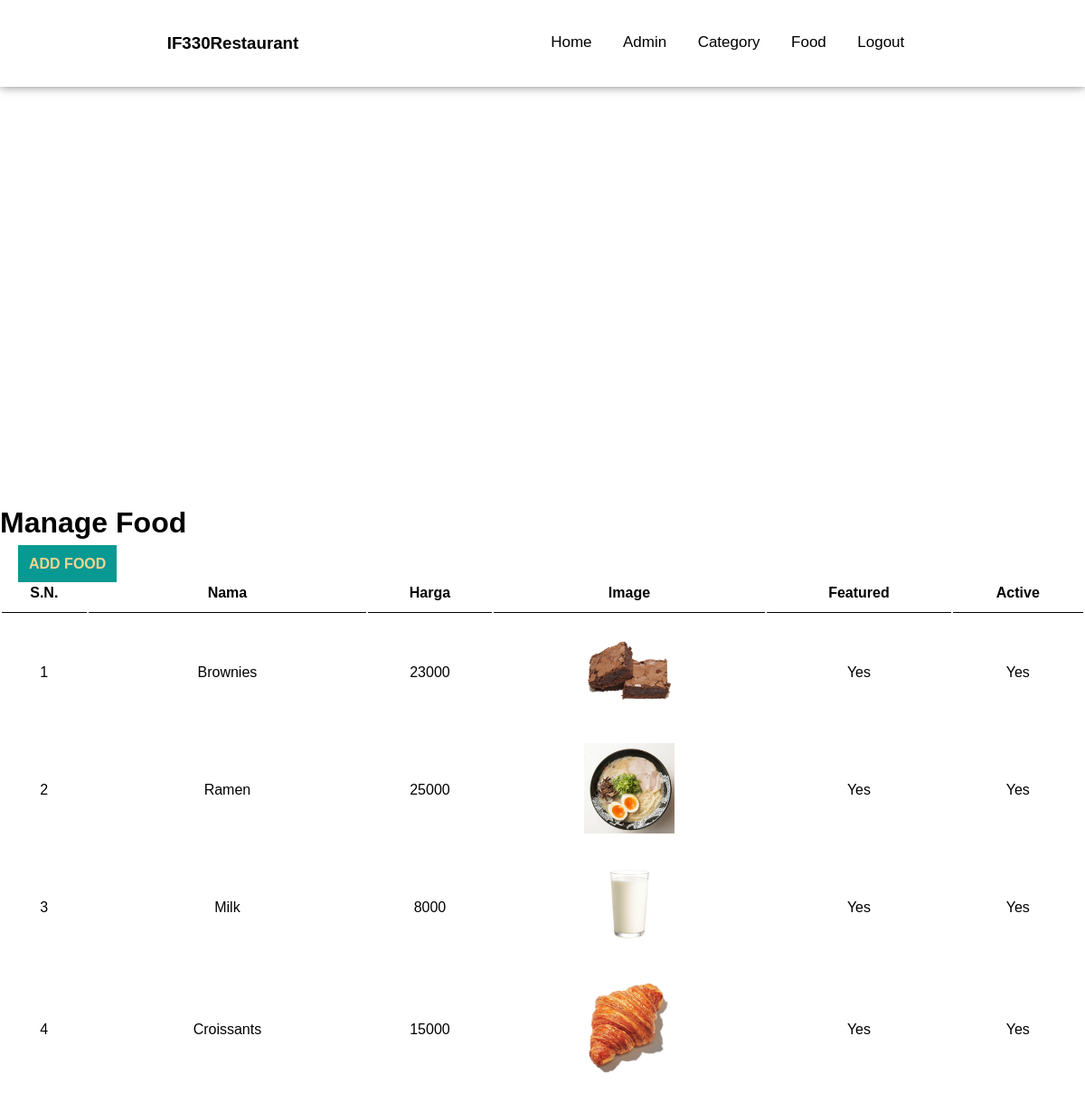
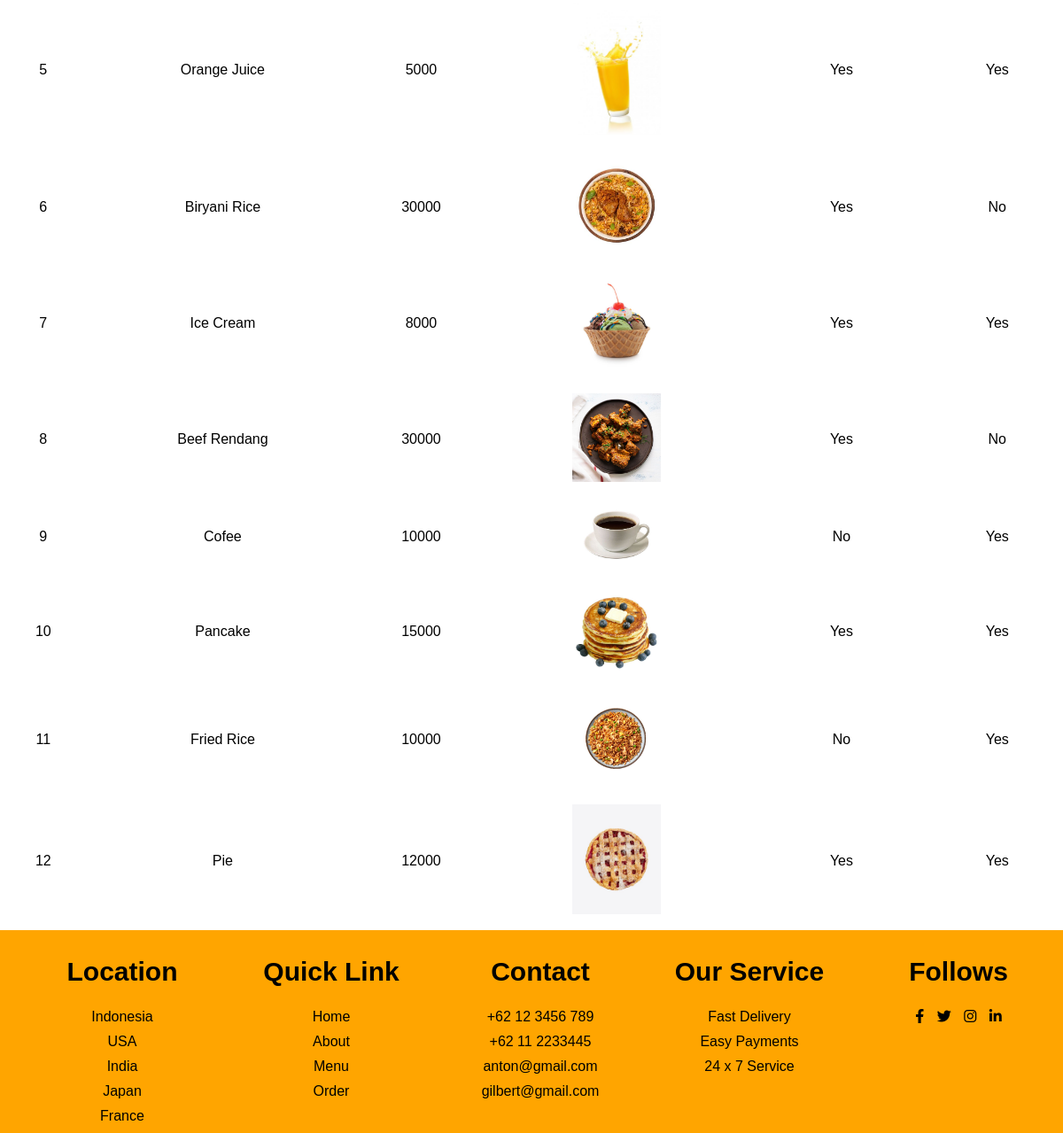
Page /ADMIN/manage_food.php (signed in) on the committed database (2 pictures, top to bottom).
### tables this page shows
CREATE TABLE `menu` (
  `id_menu` int(10) NOT NULL,
  `nama` varchar(30) DEFAULT NULL,
  `harga` decimal(10,0) DEFAULT NULL,
  `deskripsi` varchar(30) DEFAULT NULL,
  `gambar` varchar(255) DEFAULT NULL,
  `id_kategori` int(10) UNSIGNED DEFAULT NULL,
  `featured` varchar(10) NOT NULL,
  `active` varchar(10) NOT NULL
);

### ADMIN/manage_food.php (the view, shortened to what this page needs)
<?php include 'admin_header.php';?>
<body>
     <div class="main-content">
        <div class="wrapper">
            <h1>Manage Food</h1>
            <br />
            <a href="../ADMIN/add-food.php" class="btn-primary">ADD FOOD</a>
            <br />
            <table class="tbl-full">
                <tr>
                    <th>S.N.</th>
                    <th>Nama</th>
                    <th>Harga</th>
                    <th>Image</th>
                    <th>Featured</th>
                    <th>Active</th>
                </tr>
                <?php
                $sql = "SELECT * FROM menu";
                $res = mysqli_query($conn, $sql);
                $count = mysqli_num_rows($res);
                $sn=1;
                if($count>0)
                {
                    while ($row=mysqli_fetch_assoc($res))
                    {
                      $nama = $row['nama'];
                      $harga = $row['harga'];
                      $image_name = $row['gambar'];
                      $featured = $row['featured'];
                      $active = $row['active'];
                      ?>
                        <tr>
                            <td><?php echo $sn++;?></td>
                            <td><?php echo $nama;?></td>
                            <td><?php echo $harga;?></td>
                            <td><?php
                                    if($image_name!=="")
                                    {
                                        ?>
                                            <img src="<?php echo SITEURL;?>/images/Food/<?php echo $image_name?>" width="100px">
                                        <?php
                                    }else{
                                        echo "Image Not Added";
                                    }
                            ?></td>
                            <td><?php echo $featured;?></td>
                            <td><?php echo $active;?></td>
                        </tr>
                      <?php
                    }
                }else{
                    echo "<tr><td colspan='7' class='error'>Food Not Added Yet</td></tr>";
                }
                ?>
            </table>
        </div>
     </div>
</body>
<?php include '../HTML/Footer.php'; ?>

### ADMIN/admin_header.php (shortened to what this page needs)
<!DOCTYPE html>
<html lang="en">
<head>
    <link rel="stylesheet" href="../CSS/home.css">
    <link rel="stylesheet" href="https://cdnjs.cloudflare.com/ajax/libs/font-awesome/6.1.1/css/all.min.css" />
</head>
<body>
    <section id="Home">
        <nav>
            <div class="logo">
                <h1>IF330Restaurant</h1>
            </div>
            <ul>
                <li><a href="../HTML/Home.php">Home</a></li>
                <li><a href="manage_admin.php">Admin</a></li>
                <li><a href="manage_category.php">Category</a></li>
                <li><a href="manage_food.php">Food</a></li>
                <li><a href="logout_admin.php">Logout</a></li>
            </ul>
        </nav>
    </section>
</body>
</html>

### HTML/Footer.php (shortened to what this page needs)
<!DOCTYPE html>
<html lang="en">
<head>
    <link rel="stylesheet" href="../CSS/home.css">
    <link rel="stylesheet" href="https://cdnjs.cloudflare.com/ajax/libs/font-awesome/6.1.1/css/all.min.css" />
</head>
<body>
        <footer>
            <div class="footer_main">
                <div class="footer_tag">
                    <h2>Location</h2>
                    <p>Indonesia</p>
                    <p>USA</p>
                    <p>India</p>
                    <p>Japan</p>
                    <p>France</p>
                </div>
                <div class="footer_tag">
                    <h2>Quick Link</h2>
                    <p>Home</p>
                    <p>About</p>
                    <p>Menu</p>
                    <p>Order</p>
                </div>
                <div class="footer_tag">
                    <h2>Contact</h2>
                    <p>+62 12 3456 789</p>
                    <p>+62 11 2233445</p>
                    <p>anton@gmail.com</p>
                    <p>gilbert@gmail.com</p>
                </div>
                <div class="footer_tag">
                    <h2>Our Service</h2>
                    <p>Fast Delivery</p>
                    <p>Easy Payments</p>
                    <p>24 x 7 Service</p>
                </div>
                <div class="footer_tag">
                    <h2>Follows</h2>
                    <i class="fa-brands fa-facebook-f"></i>
                    <i class="fa-brands fa-twitter"></i>
                    <i class="fa-brands fa-instagram"></i>
                    <i class="fa-brands fa-linkedin-in"></i>
                </div>
            </div>
        </footer>
</body>
</html>

### CSS/home.css (style rules this page uses)
* { margin: 0; padding: 0; box-sizing: border-box; font-family: sans-serif; }
html { scroll-behavior: smooth; }
section { width: 100%; height: 70vh; }

### ADMIN/admin_header.php (style rules this page uses)
section { width: 100%; height: 70vh; }
section nav { display: flex; justify-content: space-around; align-items: center; position: fixed; right: 0; left: 0; background: white; box-shadow: 0 0 10px rgba(0,0,0,0.5); z-index: 1000; width: 100%; padding: 30px; }
section nav .logo { width: 100px; cursor: pointer; margin: 7px 0; }
section nav ul { list-style: none; }
section nav ul li { display: inline-block; margin: 0 15px; }
section nav ul li a { text-decoration: none; color: #000; font-weight: 500; font-size: 17px; transition: 0.1s; }
section nav ul li a::after { content: ''; width: 0; height: 2px; background: orange; display: block; transition: 0.2s linear; }

### HTML/Footer.php (style rules this page uses)
footer { width: 100%; padding: 30px 0 0 20px; background: orange; }
footer .footer_main { display: grid; grid-template-columns: 1fr 1fr 1fr 1fr 1fr; }
footer .footer_main .footer_tag { text-align: center; }
footer .footer_main .footer_tag h2 { color: #000; margin-bottom: 25px; font-size: 30px; }
footer .footer_main .footer_tag p { margin: 10px 0; }
footer .footer_main .footer_tag i { margin: 0 5px; cursor: pointer; }

### ADMIN/manage_food.php (style rules this page uses)
.tbl-full { width: 100%; }
table tr th { border-bottom: 1px solid black; padding: 1%; }
table tr td { padding: 1%; text-align: center; }
.btn-primary { background-color: #079992; padding: 1%; margin-left: 20px; color: #fad390; text-decoration: none; font-weight: bold; }

### rows in the picture
menu: nama "Brownies", harga "23000", gambar (picture), featured "Yes", active "Yes"
menu: nama "Ramen", harga "25000", gambar (picture), featured "Yes", active "Yes"
menu: nama "Milk", harga "8000", gambar (picture), featured "Yes", active "Yes"
menu: nama "Croissants", harga "15000", gambar (picture), featured "Yes", active "Yes"
menu: nama "Orange Juice", harga "5000", gambar (picture), featured "Yes", active "Yes"
menu: nama "Biryani Rice", harga "30000", gambar (picture), featured "Yes", active "No"
menu: nama "Ice Cream", harga "8000", gambar (picture), featured "Yes", active "Yes"
menu: nama "Beef Rendang", harga "30000", gambar (picture), featured "Yes", active "No"
menu: nama "Cofee", harga "10000", gambar (picture), featured "No", active "Yes"
menu: nama "Pancake", harga "15000", gambar (picture), featured "Yes", active "Yes"
menu: nama "Fried Rice", harga "10000", gambar (picture), featured "No", active "Yes"
menu: nama "Pie", harga "12000", gambar (picture), featured "Yes", active "Yes"
